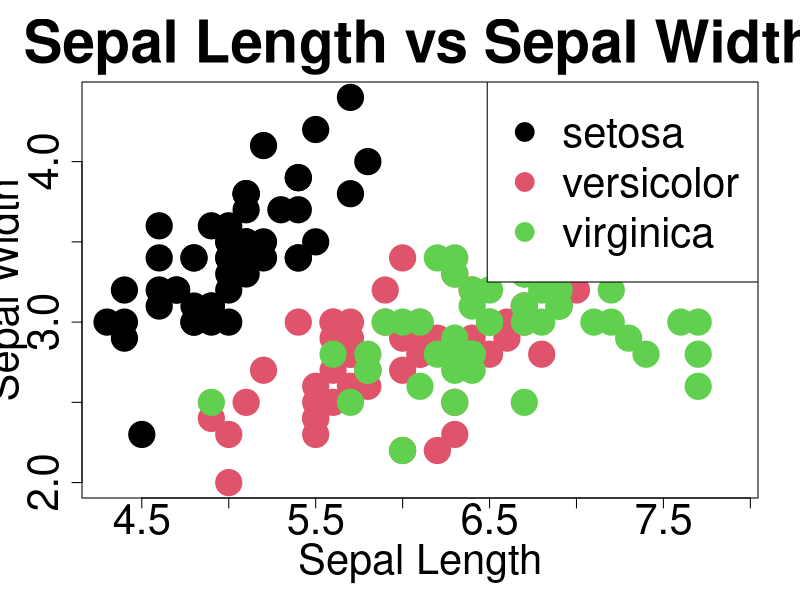
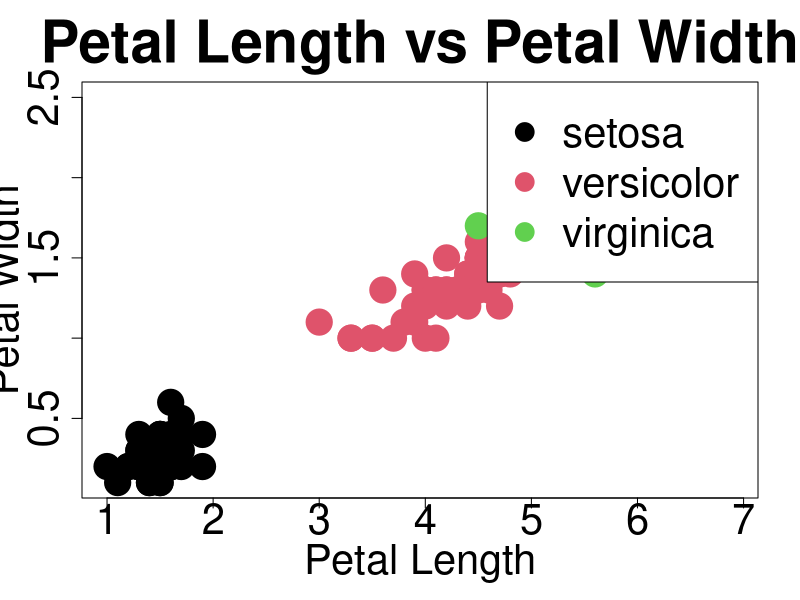
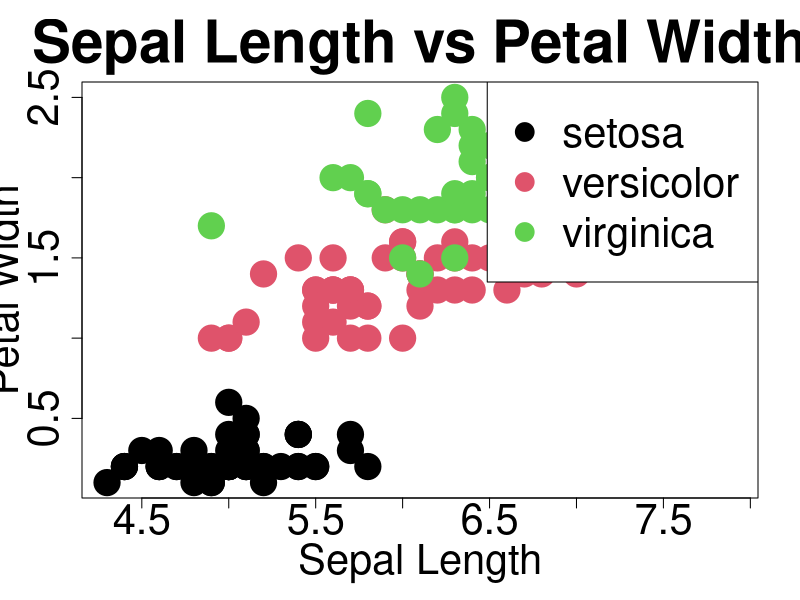
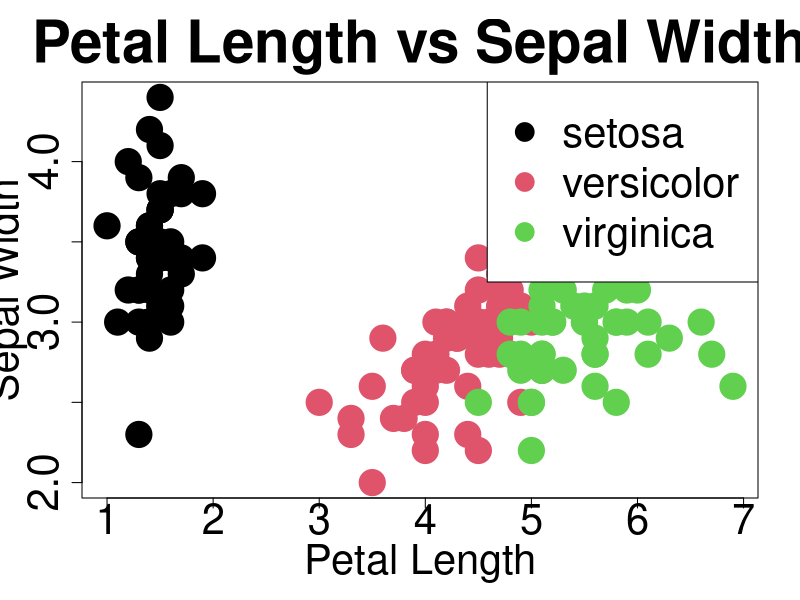
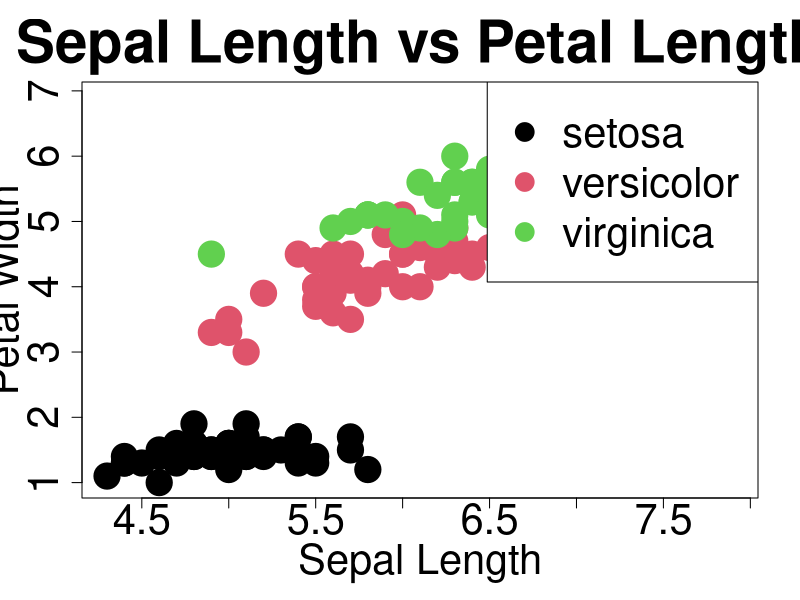
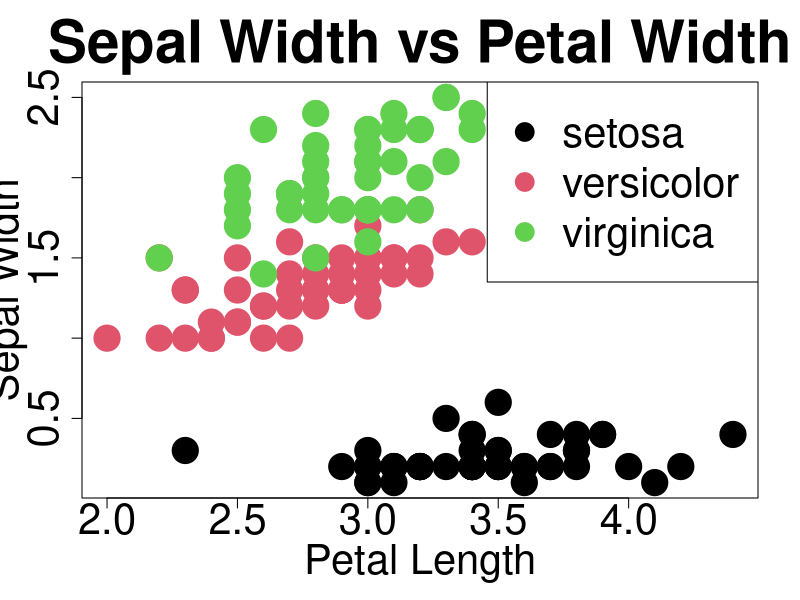

The R script that drew these images, in order:
data(iris)

while (dev.cur() > 1) {
  dev.off()
}


windows()

png("s1.png", width = 800, height = 600)
plot(iris$Sepal.Length, iris$Sepal.Width,
     main = "Sepal Length vs Sepal Width",
     xlab = "Sepal Length",
     ylab = "Sepal Width",
     col = as.numeric(iris$Species),
     pch = 19,
     cex = 3.5,
     cex.lab = 2.5,
     cex.axis = 2.5, 
     cex.main = 3.5, 
     cex.sub = 2.5
)
legend("topright", legend = levels(iris$Species),
       col = 1:3, pch = 19, cex=2.5)
dev.off()
windows()
png("s2.png", width = 800, height = 600)
plot(iris$Petal.Length, iris$Petal.Width,
     main = "Petal Length vs Petal Width",
     xlab = "Petal Length",
     ylab = "Petal Width",
     col = as.numeric(iris$Species),
     pch = 19,
     cex = 3.5,
     cex.lab = 2.5,
     cex.axis = 2.5, 
     cex.main = 3.5, 
     cex.sub = 2.5
)
legend("topright", legend = levels(iris$Species),
       col = 1:3, pch = 19, cex=2.5)
dev.off()
windows()

png("s3.png", width = 800, height = 600)
plot(iris$Sepal.Length, iris$Petal.Width,
     main = "Sepal Length vs Petal Width",
     xlab = "Sepal Length",
     ylab = "Petal Width",
     col = as.numeric(iris$Species),
     pch = 19,
     cex = 3.5,
     cex.lab = 2.5,
     cex.axis = 2.5, 
     cex.main = 3.5, 
     cex.sub = 2.5
)
legend("topright", legend = levels(iris$Species),
       col = 1:3, pch = 19, cex=2.5)
dev.off()
windows()

png("s4.png", width = 800, height = 600)
plot(iris$Petal.Length, iris$Sepal.Width,
     main = "Petal Length vs Sepal Width",
     xlab = "Petal Length",
     ylab = "Sepal Width",
     col = as.numeric(iris$Species),
     pch = 19,
     cex = 3.5,
     cex.lab = 2.5,
     cex.axis = 2.5, 
     cex.main = 3.5, 
     cex.sub = 2.5
)
legend("topright", legend = levels(iris$Species),
       col = 1:3, pch = 19, cex=2.5)
dev.off()
windows()

png("s5.png", width = 800, height = 600)
plot(iris$Sepal.Length, iris$Petal.Length,
     main = "Sepal Length vs Petal Length",
     xlab = "Sepal Length",
     ylab = "Petal Width",
     col = as.numeric(iris$Species),
     pch = 19,
     cex = 3.5,
     cex.lab = 2.5,
     cex.axis = 2.5, 
     cex.main = 3.5, 
     cex.sub = 2.5
)
legend("topright", legend = levels(iris$Species),
       col = 1:3, pch = 19, cex=2.5)

dev.off()
windows()
png("s6.png", width = 800, height = 600)
plot(iris$Sepal.Width, iris$Petal.Width,
     main = "Sepal Width vs Petal Width",
     xlab = "Petal Length",
     ylab = "Sepal Width",
     col = as.numeric(iris$Species),
     pch = 19,
     cex = 3.5,
     cex.lab = 2.5,
     cex.axis = 2.5, 
     cex.main = 3.5, 
     cex.sub = 2.5
)
legend("topright", legend = levels(iris$Species),
       col = 1:3, pch = 19, cex=2.5)
dev.off()

# we notice that Setosa is the easiest to distinguish from the others. This could be achieved pretty well using
# even basic thresholding methods. The other two species are more difficult to distinguish from each other, but we can
# still see some differences in the boxplots. They have different means for all features.

# we also notice that, especially for Sepal Width vs Length, Petal Width vs Length, Sepal vs. Petal Width, and
# Sepal vs. Petal Length, there is meaningful covariance between the variables. We should not treat the features 
# as independent.